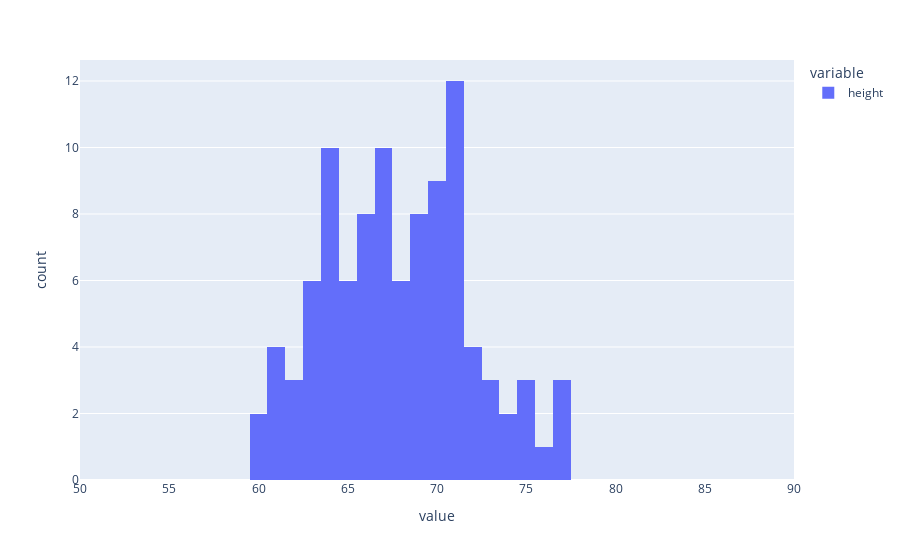

Write notebook code for a chart like this one.
### Code cell
fig = px.histogram(cdc100["height"], nbins=30)
fig.update_xaxes(range=[50, 90])
fig.show()

### Figure 1 — Plotly figure (JSON) as saved in the notebook; plotly's stock layout.template omitted (floating-point values rounded to 4 significant figures)
{"data": [{"alignmentgroup": "True", "bingroup": "x", "hovertemplate": "variable=height<br>value=%{x}<br>count=%{y}<extra></extra>", "legendgroup": "height", "marker": {"color": "#636efa", "pattern": {"shape": ""}}, "name": "height", "nbinsx": 30, "offsetgroup": "height", "orientation": "v", "showlegend": true, "type": "histogram", "x": [64, 62, 73, 67, 71, 68, 64, 67, 65, 61, 69, 60, 72, 70, 66, 67, 68, 66, 69, 68, 64, 69, 71, 75, 70, 71, 66, 61, 71, 70, 67, 67, 63, 74, 69, 66, 77, 67, 62, 67, 71, 71, 66, 64, 73, 69, 63, 70, 77, 70, 63, 71, 64, 73, 70, 69, 64, 71, 63, 71, 71, 64, 64, 68, 66, 69, 72, 64, 60, 65, 68, 66, 63, 68, 72, 70, 65, 61, 65, 63, 66, 70, 75, 76, 74, 67, 75, 67, 70, 72, 65, 61, 71, 77, 65, 64, 62, 71, 69, 67], "xaxis": "x", "yaxis": "y"}], "layout": {"autosize": true, "barmode": "relative", "legend": {"title": {"text": "variable"}, "tracegroupgap": 0}, "margin": {"t": 60}, "xaxis": {"anchor": "y", "domain": [0, 1], "range": [50, 90], "title": {"text": "value"}, "type": "linear"}, "yaxis": {"anchor": "x", "autorange": true, "domain": [0, 1], "range": [0, 12.63], "title": {"text": "count"}}}}
